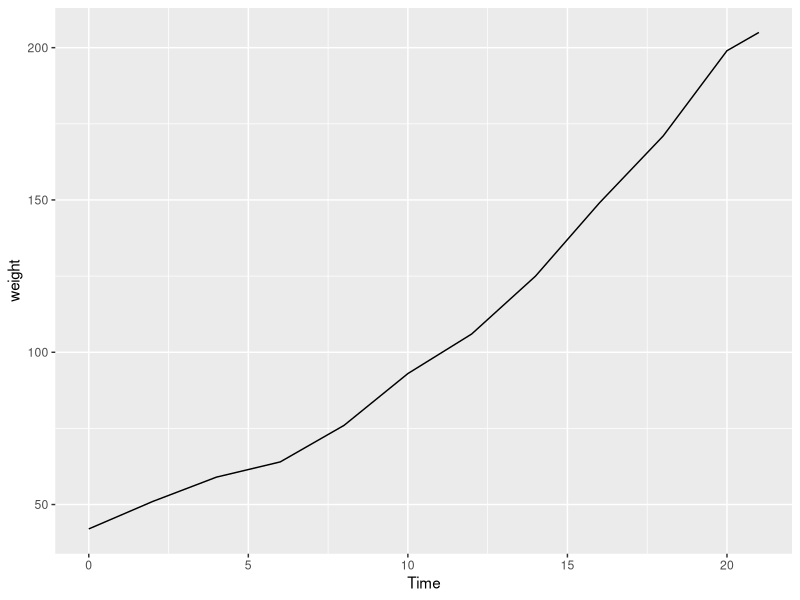
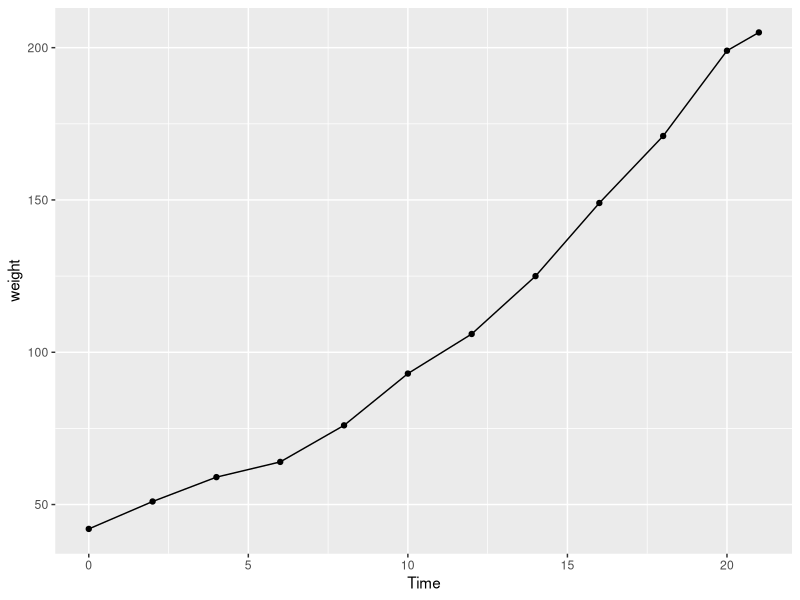
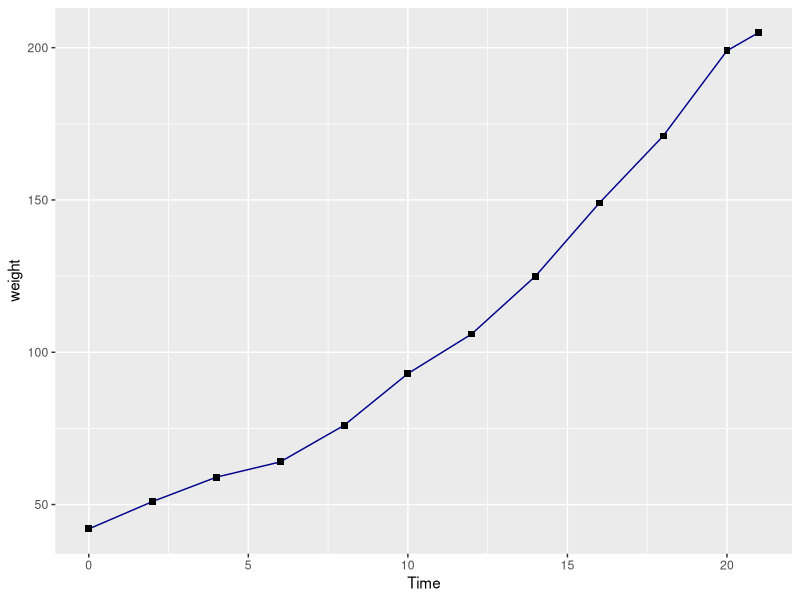
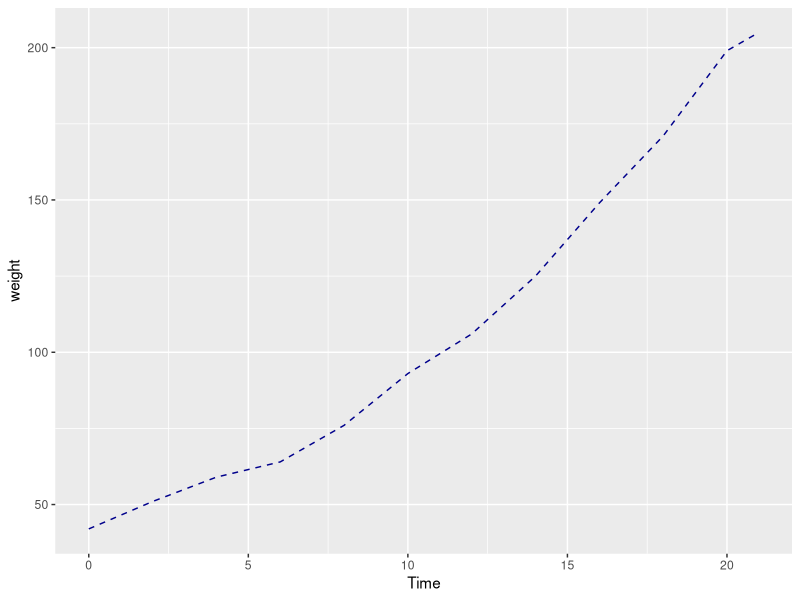
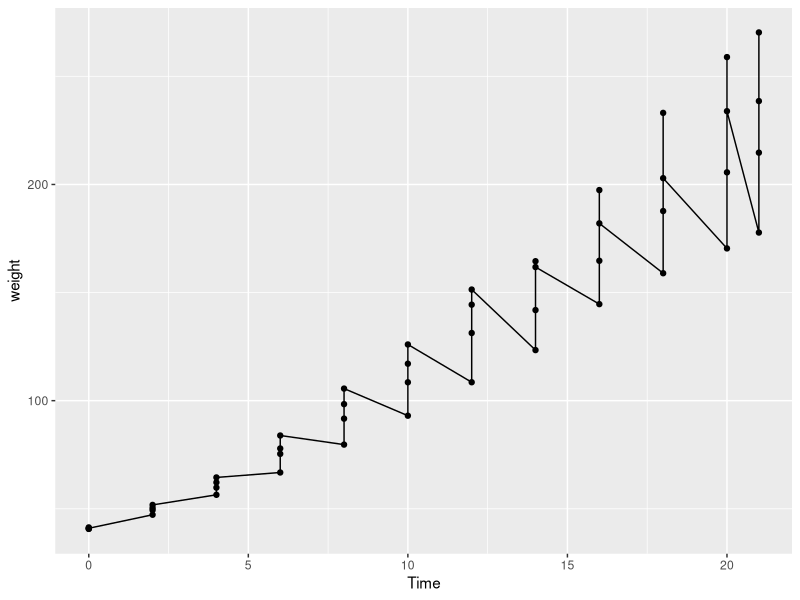
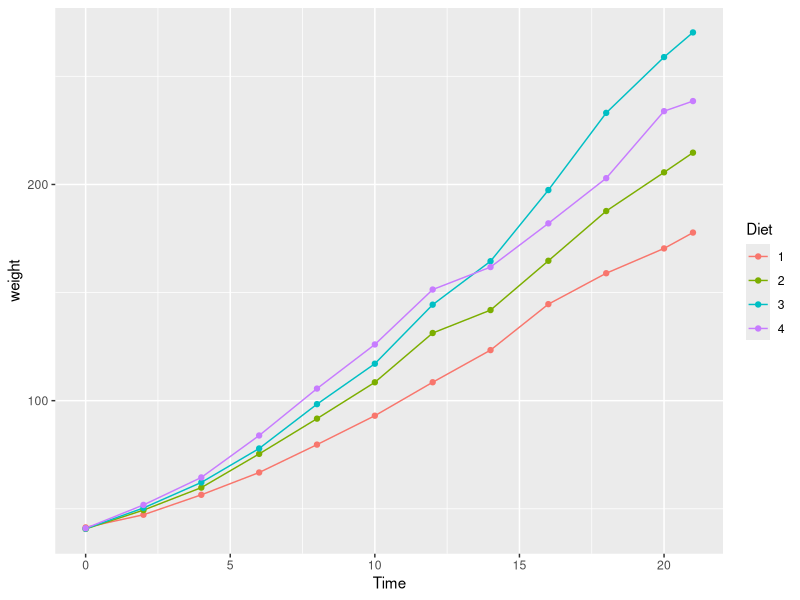
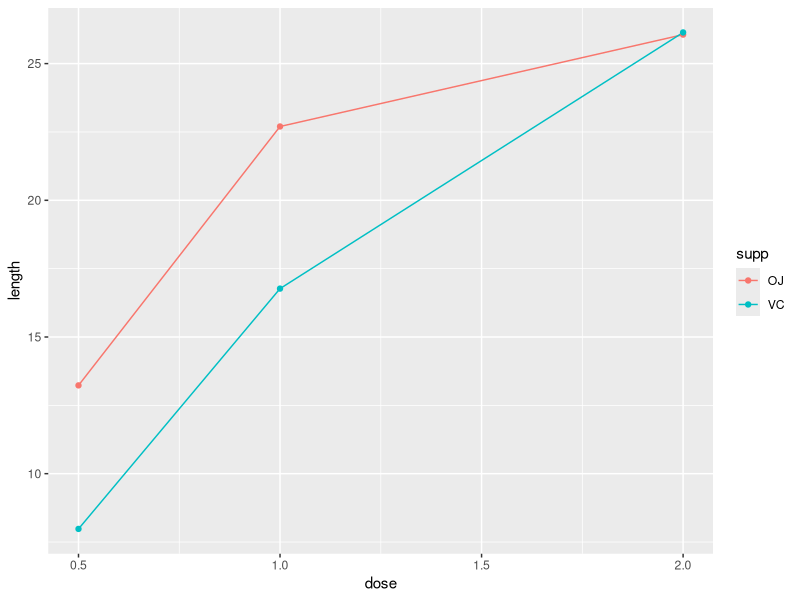
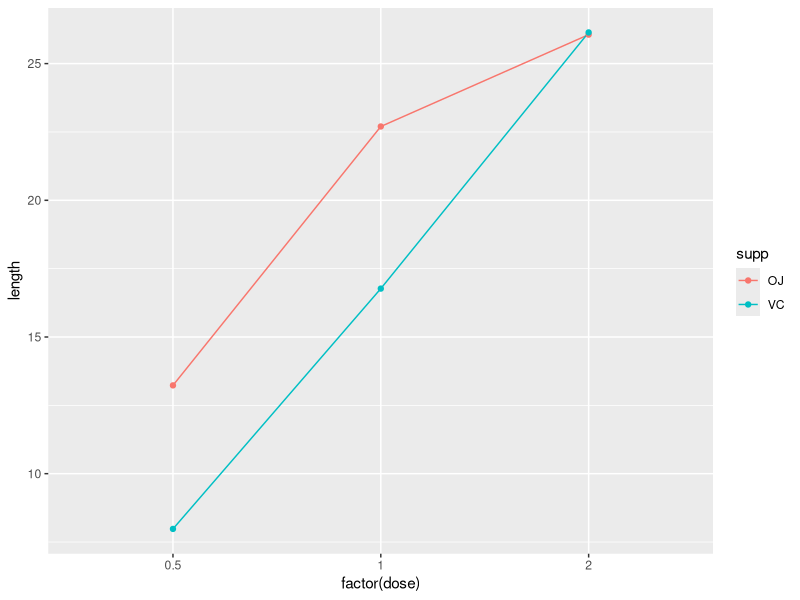

R code for these plots, in order:
## ----first, include=TRUE, purl=TRUE, message=FALSE-----------------------
require(dplyr)
require(ggplot2)

## ----linegraph_first, message=FALSE--------------------------------------
ggplot(data=(ChickWeight %>% filter(Chick==1)), mapping=aes(x=Time, y=weight)) + geom_line()

## ----linegraph_geompoint, message=FALSE----------------------------------
ggplot(data=(ChickWeight %>% filter(Chick==1)), mapping=aes(x=Time, y=weight)) + geom_line() + geom_point()

## ----linegraph_set, message=FALSE----------------------------------------
ggplot(data=(ChickWeight %>% filter(Chick==1)), mapping=aes(x=Time, y=weight)) +
  geom_line(colour="darkblue") + geom_point(shape=15, size=2)

## ----linegraph_linetype, message=FALSE-----------------------------------
ggplot(data=(ChickWeight %>% filter(Chick==1)), mapping=aes(x=Time, y=weight)) +
  geom_line(colour="darkblue", linetype=2)

## ----linegraph_ChickWeightMean, message=FALSE----------------------------
ChickWeightMean <- ChickWeight %>% group_by(Time, Diet) %>% summarize(weight=mean(weight))
ChickWeightMean

## ----linegraph__sawtooth, message=FALSE----------------------------------
ggplot(data=ChickWeightMean, mapping=aes(x=Time, y=weight)) +
  geom_line() + geom_point()

## ----linegraph_aes, message=FALSE----------------------------------------
ggplot(data=ChickWeightMean, mapping=aes(x=Time, y=weight, colour=Diet)) +
  geom_line() + geom_point()

## ----linegraph_tg, message=FALSE-----------------------------------------
tg <- ToothGrowth %>% group_by(supp, dose) %>% summarize(length=mean(len))
tg

## ----linegraph_numericx, message=FALSE-----------------------------------
ggplot(data=tg, mapping=aes(x=dose, y=length, colour=supp)) +
  geom_line() + geom_point()

## ----linegraph_factorx, message=FALSE------------------------------------
ggplot(data=tg, mapping=aes(x=factor(dose), y=length, colour=supp, group=supp)) +
  geom_line() + geom_point()

## ----linegraph_group1, message=FALSE-------------------------------------
ggplot(data=(tg%>%filter(supp=="OJ")), mapping=aes(x=factor(dose), y=length, group=1)) +
  geom_line() + geom_point()

## ----linegraph_dodge, message=FALSE--------------------------------------
ggplot(data=tg, mapping=aes(x=factor(dose), y=length, colour=supp, group=supp)) +
  geom_line(position=position_dodge(0.15)) + geom_point(position=position_dodge(0.15))

## ----linegraph_labels, message=FALSE-------------------------------------
ChickWeightMean <- ChickWeightMean %>% mutate(Diet = factor(Diet, levels=1:4, labels=c("A","B","C","D")))

## ----linegraph_setcolourmanual, message=FALSE----------------------------
ggplot(data=ChickWeightMean, mapping=aes(x=Time, y=weight, colour=Diet)) +
  geom_line() + geom_point() + scale_color_manual(values=c("red", "blue", "green", "orange"))

## ----linegraph_setcolourmanual_order, message=FALSE----------------------
ggplot(data=ChickWeightMean, mapping=aes(x=Time, y=weight, colour=Diet)) +
  geom_line() + geom_point() + 
  scale_color_manual(values=c("D"="orange", "B"="blue", "A"="red", "C"="green"))

## ----linegraph_setshape_order, message=FALSE-----------------------------
ggplot(data=ChickWeightMean, mapping=aes(x=Time, y=weight, colour=Diet)) +
  geom_line(mapping=aes(linetype=Diet)) + geom_point(mapping=aes(shape=Diet)) + 
  scale_color_manual(values=c("D"="orange", "B"="blue", "A"="red", "C"="green")) +
  scale_shape_manual(values=c(16,18,20,22)) + 
  scale_linetype_manual(values=c(1,3,5,6))

## ----linegraph_ChickWeightGrowthMean, message=FALSE----------------------
ChickWeightGrowth <- ChickWeight %>% group_by(Chick) %>%
  mutate(growth=c(0,diff(weight))) %>% filter(growth != 0)
  
ChickWeightGrowthMean <- ChickWeightGrowth %>% group_by(Time, Diet) %>%
  summarize(growth=mean(growth)) 

ggp <- ggplot(data=ChickWeightGrowthMean, mapping=aes(x=Time, y=growth, colour=Diet)) +
  geom_line(mapping=aes(linetype=Diet)) + geom_point(mapping=aes(shape=Diet))

ggp

## ----linegraph_hline, message=FALSE--------------------------------------
growth_avg <- ChickWeightGrowth %>% magrittr::use_series(growth) %>% mean
ggp1 <- ggp + geom_hline(yintercept = growth_avg, colour="grey20")
ggp1

## ----linegraph_vline, message=FALSE--------------------------------------
ggp1 + geom_vline(xintercept = c(7,14,21), colour="grey40", linetype=3)

